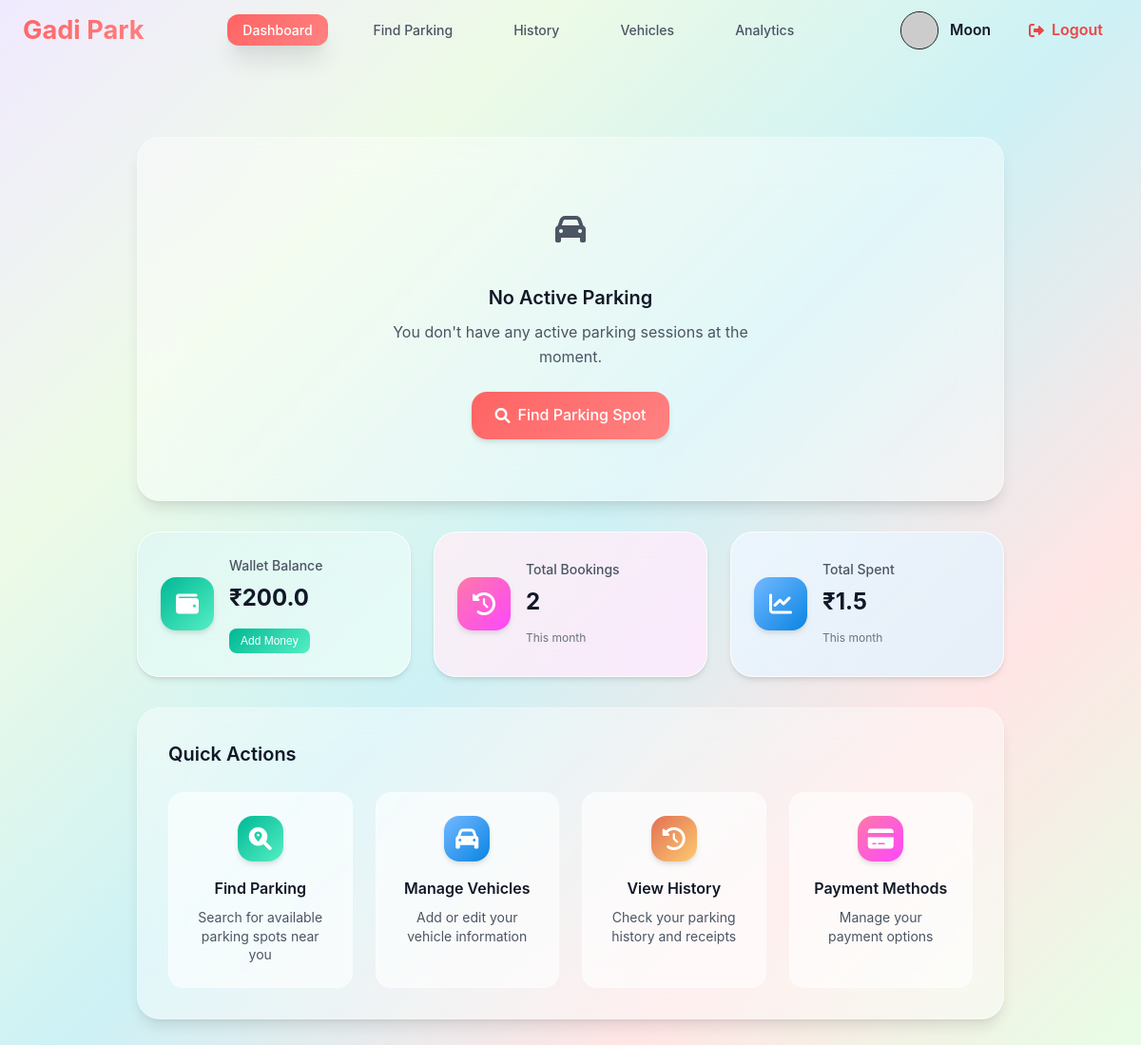
/user_dashboard (signed in), run on an earlier commit of the app's database.
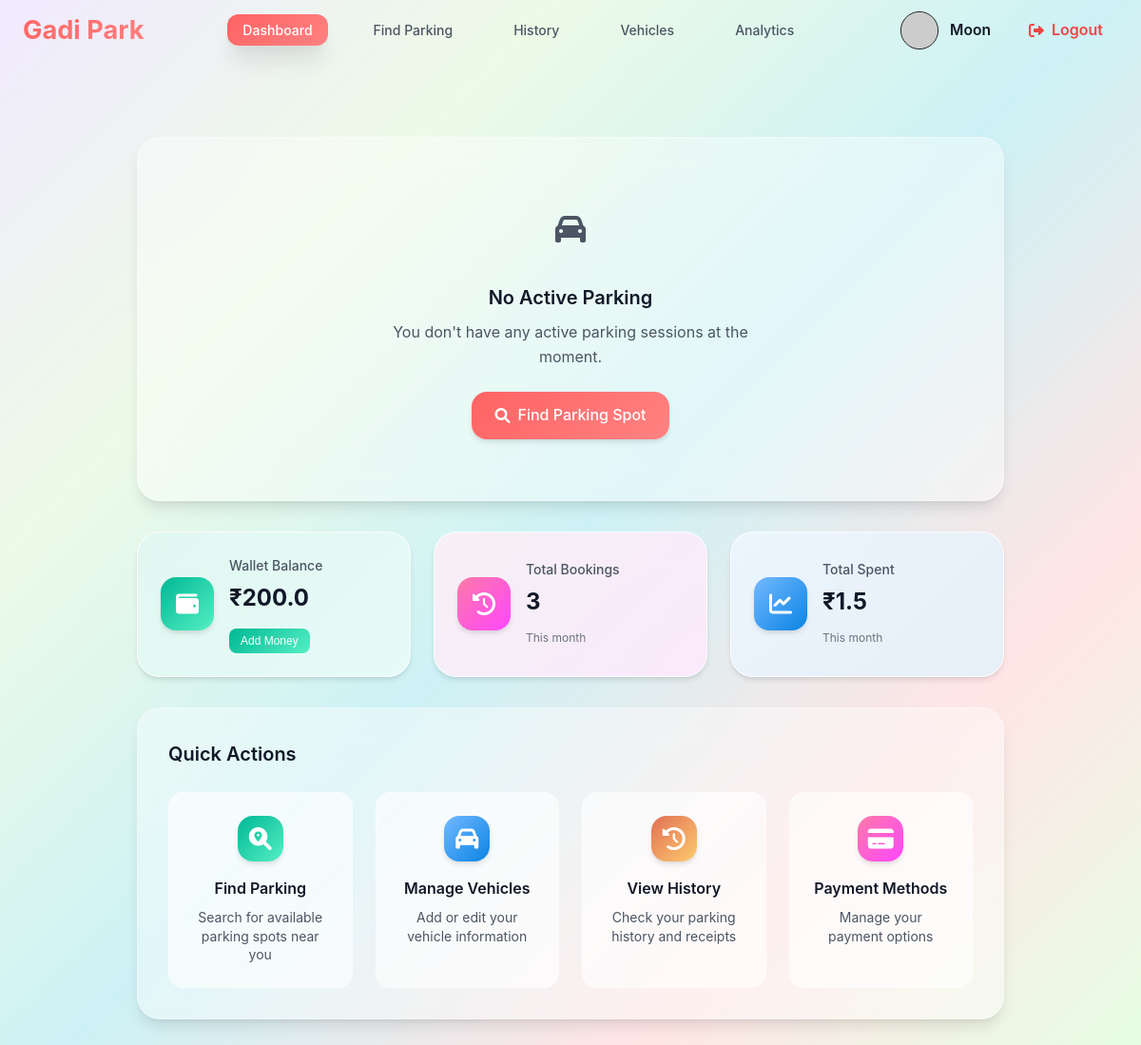
And on a later commit of the database.
### models/user.py (models this page shows, shortened)
class User(db.Model):
    __tablename__ = 'users'
    id=db.Column(db.Integer,primary_key=True)
    username=db.Column(db.String(80),unique=True,nullable=False)
    password_hash=db.Column(db.String(128),nullable=False)
    full_name=db.Column(db.String(80),nullable=True)
    is_admin=db.Column(db.Boolean,default=False)
    wallet_balance=db.Column(db.Float,default=0.00)
    total_parkings=db.Column(db.Integer,default=0)
    total_spendings=db.Column(db.Float,default=0)
    registration_date=db.Column(db.DateTime,default=db.func.current_timestamp())

### routes/user.py (the view)
@user_bp.route('/user_dashboard')
@login_required
@user_required
def user_dashboard():
    user=User.query.get(session.get('user_id'))
    booking=Booking.query.filter_by(user_id=user.id).first()
    user_history=History.query.filter_by(user_id=user.id).all()
    total_spending=0
    for i in user_history:
        total_spending+=i.total_amount_paid
    spot=None
    vehicle=None
    lot=None
    if booking:
        spot=ParkingSpot.query.get(booking.spot_id)
        vehicle=Vehicle.query.get(booking.vehicle_id)
        lot=ParkingLot.query.get(booking.lot_id)
    return render_template('user_dashboard.html',user=user,booking=booking,spot=spot,vehicle=vehicle,lot=lot,total_spending=total_spending)

### Templates/user_dashboard.html (shortened to what the changed rows need)
{% extends "base.html" %}
{% block style %}
<link rel="stylesheet" href="{{url_for('static',filename='css/user_dashboard.css')}}">
<link rel="stylesheet" href="https://cdnjs.cloudflare.com/ajax/libs/font-awesome/6.0.0/css/all.min.css">
{% endblock %}
{% block content %}
{% include "user_navbar.html" %}
<div class="dashboard-container">
    <div class="user-main-content">
        <div class="grid-section">
            <div class="grid-card success">
                <div class="stat-content">
                    <h4>Wallet Balance</h4>
                    <span class="stat-value">₹{{ user.wallet_balance}}</span>
                    <a href="/payment/wallet"><button class="add-money-btn">Add Money</button></a>
                </div>
            </div>
            <div class="grid-card electric">
                <div class="stat-content">
                    <h4>Total Bookings</h4>
                    <span class="stat-value">{{user.total_parkings}}</span>
                    <span class="stat-detail">This month</span>
                </div>
            </div>
            <div class="grid-card primary">
                <div class="stat-content">
                    <h4>Total Spent</h4>
                    <span class="stat-value">₹{{user.total_spendings}}</span>
                    <span class="stat-detail">This month</span>
                </div>
            </div>
        </div>
    </div>
</div>
{% endblock %}

### Templates/user_navbar.html
{%extends "base.html" %}
{%block style%}
<link rel="stylesheet" href="{{url_for('static',filename='css/user_navbar.css')}}">
{%endblock%}
{%block content %}
{% set current_path = request.path %}
<nav class="top-navbar">
        <div class="nav-container">
            <div class="logo">
                <h2>Gadi Park</h2>
            </div>
            <ul class="nav-links">
                <li class="{% if current_path == url_for('user.user_dashboard')%}active{%endif%}"><a href="{{ url_for('user.user_dashboard') }}">Dashboard</a></li>
                <li class="{% if current_path == url_for('user.find_parking')%}active{%endif%}"><a href="{{ url_for('user.find_parking') }}">Find Parking</a></li>
                <li class="{% if current_path == url_for('user_activity.history')%}active{%endif%}"><a href="{{url_for('user_activity.history')}}">History</a></li>
                <li class="{% if current_path == url_for('user.vehicle')%}active{%endif%}"><a href="{{url_for('user.vehicle')}}">Vehicles</a></li>
                <li class="{% if current_path == url_for('user.user_charts')%}active{%endif%}"><a href="{{url_for('user.user_charts')}}">Analytics</a></li>
            </ul>
            <div class="user-actions">
                <a href="{{url_for('profile.profile')}}">
                    <div class="user-profile">
                        <div class="profile-avatar">
                            <img src="https://api.dicebear.com/9.x/open-peeps/svg?seed={{ username }}&backgroundColor=transparent&radius=50"alt="Profile Avatar"class="profile-avatar"/>
                        </div>
                        <span class="user-name">{{ user.full_name }}</span>
                    </div>
                </a>
                <a href="{{url_for('auth.logout')}}" class="logout-btn">
                    <i class="fas fa-sign-out-alt"></i>
                    <span>Logout</span>
                </a>
            </div>
        </div>
    </nav>
{%endblock%}

What changed in the data, as far as the page shows it:
changed User "Moon": total_parkings "2" → "3"
